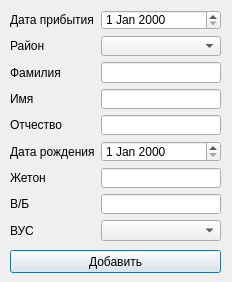
<?xml version="1.0" encoding="UTF-8"?>
<ui version="4.0">
 <class>AddBody</class>
 <widget class="QDialog" name="AddBody">
  <property name="geometry">
   <rect>
    <x>0</x>
    <y>0</y>
    <width>232</width>
    <height>282</height>
   </rect>
  </property>
  <property name="windowTitle">
   <string>Добавить призывника</string>
  </property>
  <widget class="QWidget" name="formLayoutWidget">
   <property name="geometry">
    <rect>
     <x>10</x>
     <y>10</y>
     <width>211</width>
     <height>231</height>
    </rect>
   </property>
   <layout class="QFormLayout" name="formLayout">
    <item row="0" column="0">
     <widget class="QLabel" name="label">
      <property name="text">
       <string>Дата прибытия</string>
      </property>
     </widget>
    </item>
    <item row="0" column="1">
     <widget class="QDateEdit" name="arrDate">
      <property name="focusPolicy">
       <enum>Qt::NoFocus</enum>
      </property>
     </widget>
    </item>
    <item row="1" column="0">
     <widget class="QLabel" name="label_2">
      <property name="text">
       <string>Район</string>
      </property>
     </widget>
    </item>
    <item row="1" column="1">
     <widget class="QComboBox" name="district"/>
    </item>
    <item row="2" column="0">
     <widget class="QLabel" name="label_3">
      <property name="text">
       <string>Фамилия</string>
      </property>
     </widget>
    </item>
    <item row="2" column="1">
     <widget class="QLineEdit" name="fName"/>
    </item>
    <item row="3" column="0">
     <widget class="QLabel" name="label_4">
      <property name="text">
       <string>Имя</string>
      </property>
     </widget>
    </item>
    <item row="3" column="1">
     <widget class="QLineEdit" name="sName"/>
    </item>
    <item row="4" column="0">
     <widget class="QLabel" name="label_5">
      <property name="text">
       <string>Отчество</string>
      </property>
     </widget>
    </item>
    <item row="4" column="1">
     <widget class="QLineEdit" name="tName"/>
    </item>
    <item row="5" column="0">
     <widget class="QLabel" name="label_6">
      <property name="text">
       <string>Дата рождения</string>
      </property>
     </widget>
    </item>
    <item row="5" column="1">
     <widget class="QDateEdit" name="birthDate"/>
    </item>
    <item row="6" column="0">
     <widget class="QLabel" name="label_7">
      <property name="text">
       <string>Жетон</string>
      </property>
     </widget>
    </item>
    <item row="6" column="1">
     <widget class="QLineEdit" name="nToken"/>
    </item>
    <item row="7" column="0">
     <widget class="QLabel" name="label_8">
      <property name="text">
       <string>В/Б</string>
      </property>
     </widget>
    </item>
    <item row="7" column="1">
     <widget class="QLineEdit" name="nMilTicket"/>
    </item>
    <item row="8" column="0">
     <widget class="QLabel" name="label_9">
      <property name="text">
       <string>ВУС</string>
      </property>
     </widget>
    </item>
    <item row="8" column="1">
     <widget class="QComboBox" name="MAS"/>
    </item>
   </layout>
  </widget>
  <widget class="QPushButton" name="addBtn">
   <property name="geometry">
    <rect>
     <x>10</x>
     <y>250</y>
     <width>211</width>
     <height>23</height>
    </rect>
   </property>
   <property name="text">
    <string>Добавить</string>
   </property>
  </widget>
 </widget>
 <resources/>
 <connections/>
</ui>
